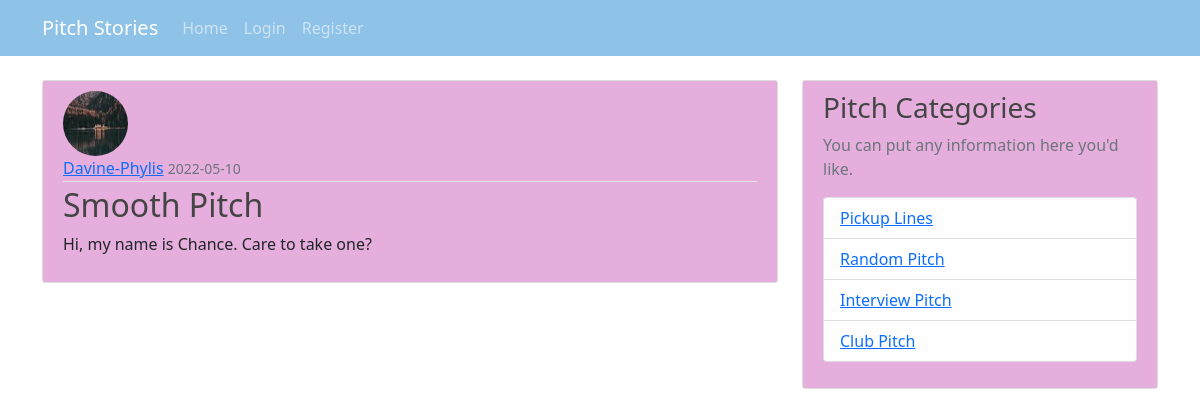
Screenshot of /post/2 with the database file from the repository.
### app/models.py (models this page shows, shortened)
class User(db.Model, UserMixin):
    id = db.Column(db.Integer, primary_key= True)
    username = db.Column(db.String(20), unique= True,nullable= False )
    email = db.Column(db.String(120), unique = True, nullable = False)
    image_file = db.Column(db.String(20),nullable= False, default = 'default.jpg')
    password = db.Column(db.String(60), nullable = False)
    posts = db.relationship('Post', backref= 'author', lazy= True)

class Post(db.Model):
    id = db.Column(db.Integer, primary_key=True)
    title = db.Column(db.String(100), nullable=False)
    date_posted = db.Column(db.DateTime, nullable=False, default=datetime.utcnow)
    content = db.Column(db.Text, nullable=False)
    user_id = db.Column(db.Integer, db.ForeignKey('user.id'), nullable=False)

### app/views.py (the view)
@app.route('/post/<int:post_id>')
def post(post_id):
    post = Post.query.get_or_404(post_id)
    return render_template('post.html', title=post.title, post=post)

### app/templates/post.html (shortened to what this page needs)
{% extends 'base.html'%}
{%block content%}
<article class="media content-section">
    <img class="rounded-circle article-img" src="{{ url_for('static', filename='profile_pics/' + post.author.image_file) }}">
    <div class="media-body">
      <div class="article-metadata">
        <a class="mr-2" href="#">{{ post.author.username }}</a>
        <small class="text-muted">{{ post.date_posted.strftime('%Y-%m-%d') }}</small>
      </div>
      <h2 class="article-title">{{ post.title }}</h2>
      <p class="article-content">{{ post.content }}</p>
    </div>
  </article>
{% endblock content %}

### app/static/css/index.css (style rules this page uses)
body { background: #a2ccc8; color: #333333; margin-top: 5rem; }
h1, h2, h3, h4, h5, h6 { color: #444444; }
.content-section { background: #e6aedd; padding: 10px 20px; border: 1px solid #dddddd; border-radius: 3px; margin-bottom: 20px; }
.article-title { color: #444444; }
.article-content { white-space: pre-line; }
.article-img { height: 65px; width: 65px; margin-right: 16px; }
.article-metadata { padding-bottom: 1px; margin-bottom: 4px; border-bottom: 1px solid #e3e3e3 }

### rows the page displays
User: image_file (picture), author.username "Davine-Phylis"
Post: date_posted "2022-05-10", title "Smooth Pitch", content "Hi, my name is Chance. Care to take one?"
